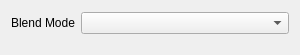
<?xml version="1.0" encoding="UTF-8"?>
<ui version="4.0">
 <class>InspectorBlendModeWidget</class>
 <widget class="QWidget" name="InspectorBlendModeWidget">
  <property name="geometry">
   <rect>
    <x>0</x>
    <y>0</y>
    <width>300</width>
    <height>55</height>
   </rect>
  </property>
  <property name="sizePolicy">
   <sizepolicy hsizetype="Expanding" vsizetype="Preferred">
    <horstretch>0</horstretch>
    <verstretch>0</verstretch>
   </sizepolicy>
  </property>
  <layout class="QGridLayout" name="gridLayout">
   <property name="bottomMargin">
    <number>20</number>
   </property>
   <item row="0" column="1">
    <widget class="QComboBox" name="comboBoxBlendMode">
     <property name="sizePolicy">
      <sizepolicy hsizetype="Expanding" vsizetype="Fixed">
       <horstretch>0</horstretch>
       <verstretch>0</verstretch>
      </sizepolicy>
     </property>
    </widget>
   </item>
   <item row="0" column="0">
    <widget class="QLabel" name="labelBlendMode">
     <property name="text">
      <string>Blend Mode</string>
     </property>
     <property name="alignment">
      <set>Qt::AlignRight|Qt::AlignTrailing|Qt::AlignVCenter</set>
     </property>
    </widget>
   </item>
  </layout>
 </widget>
 <tabstops>
  <tabstop>comboBoxBlendMode</tabstop>
 </tabstops>
 <resources/>
 <connections>
  <connection>
   <sender>labelBlendMode</sender>
   <signal>linkActivated(QString)</signal>
   <receiver>InspectorBlendModeWidget</receiver>
   <slot>resetBlendMode(QString)</slot>
   <hints>
    <hint type="sourcelabel">
     <x>47</x>
     <y>22</y>
    </hint>
    <hint type="destinationlabel">
     <x>5</x>
     <y>20</y>
    </hint>
   </hints>
  </connection>
  <connection>
   <sender>comboBoxBlendMode</sender>
   <signal>currentIndexChanged(QString)</signal>
   <receiver>InspectorBlendModeWidget</receiver>
   <slot>blendModeChanged(QString)</slot>
   <hints>
    <hint type="sourcelabel">
     <x>155</x>
     <y>22</y>
    </hint>
    <hint type="destinationlabel">
     <x>179</x>
     <y>21</y>
    </hint>
   </hints>
  </connection>
 </connections>
 <slots>
  <slot>resetBlendMode(QString)</slot>
  <slot>blendModeChanged(QString)</slot>
 </slots>
</ui>
